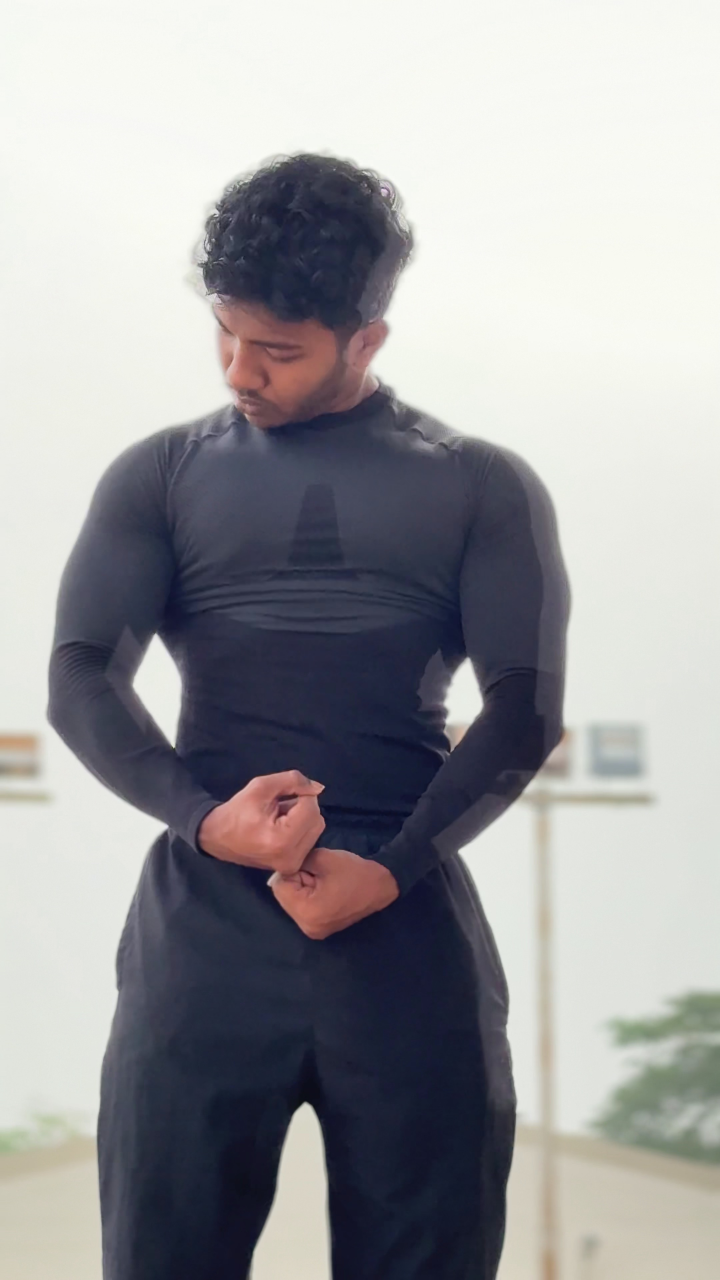
#> input picture candidates/1_candidate_0.jpg, 2160 x 3840 px (shown at 1/3 size); its folder holds only this picture in this run
$ python -i thumbnail_selector.py   (imports and definitions only)
#> lines starting #> are read from the running program, lines starting #| are printed output that depends on the picture
### config.py
"""
config.py
Central configuration for the Intelligent Video Thumbnail Generator.
All tunable parameters live here so experiments are reproducible and
nothing is hard-coded deep inside the modules.
"""

import os

# ---------------------------------------------------------------------------
# Paths
# ---------------------------------------------------------------------------
BASE_DIR = os.path.dirname(os.path.abspath(__file__))

UPLOAD_DIR = os.path.join(BASE_DIR, "uploads")
OUTPUT_DIR = os.path.join(BASE_DIR, "outputs")
CANDIDATES_DIR = os.path.join(BASE_DIR, "candidates")
RESULTS_DIR = os.path.join(BASE_DIR, "results")
EVALUATION_DIR = os.path.join(BASE_DIR, "evaluation")
DATASET_DIR = os.path.join(BASE_DIR, "dataset")
DATABASE_PATH = os.path.join(BASE_DIR, "app_data.db")

for _d in (UPLOAD_DIR, OUTPUT_DIR, CANDIDATES_DIR, RESULTS_DIR, EVALUATION_DIR, DATASET_DIR):
    os.makedirs(_d, exist_ok=True)
#> further down, picture is the input picture: shape (3840, 2160, 3); mean B, G, R 158.8, 156.1, 156.2

# ---------------------------------------------------------------------------
# Upload / security
# ---------------------------------------------------------------------------
ALLOWED_EXTENSIONS = {"mp4", "avi", "mov", "mkv", "webm"}
MAX_CONTENT_LENGTH_MB = 200
MAX_CONTENT_LENGTH = MAX_CONTENT_LENGTH_MB * 1024 * 1024

# ---------------------------------------------------------------------------
# Frame sampling
# ---------------------------------------------------------------------------
# How many frames per second to sample for shot-boundary analysis.
# Full FPS is unnecessary and expensive; 2-4 samples/sec is enough to
# catch cuts without missing very short shots.
SAMPLE_FPS = 3

# Minimum shot length (in sampled-frame units) to avoid over-segmentation
# from noise / camera flashes.
MIN_SHOT_LENGTH_FRAMES = 3

# Shot boundary adaptive threshold: threshold = mean + K_SIGMA * std
SHOT_BOUNDARY_K_SIGMA = 2.5

# ---------------------------------------------------------------------------
# Key frame candidate extraction
# ---------------------------------------------------------------------------
# Max candidate frames sampled per shot before quality filtering.
MAX_CANDIDATES_PER_SHOT = 6

# Final number of candidates kept per shot after preliminary quality +
# de-duplication filtering.
MAX_KEPT_CANDIDATES_PER_SHOT = 3

# Histogram correlation above this value => frames considered near-duplicate.
DUPLICATE_HIST_CORR_THRESHOLD = 0.97

# ---------------------------------------------------------------------------
# CQTR scoring weights (Section 6 of the master spec)
# NOTE: these are a reasonable *starting* scheme, not claimed to be
# scientifically optimal. They are meant to be varied during experiments
# (see research/ablation_study.md).
# ---------------------------------------------------------------------------
CQTR_WEIGHTS = {
    "sharpness": 0.20,
    "brightness": 0.10,
    "contrast": 0.10,
    "color": 0.10,
    "scene_representativeness": 0.20,
    "content_importance": 0.25,
    "redundancy_penalty": 0.05,
}

# Brightness "ideal" band (0-255 mean luminance). Frames outside this
# band are penalized increasingly the further they are from the band.
BRIGHTNESS_IDEAL_LOW = 60
BRIGHTNESS_IDEAL_HIGH = 200

# Face detection cascade (OpenCV built-in, no external download required)
HAAR_FACE_CASCADE = "haarcascade_frontalface_default.xml"
FACE_SCORE_BONUS = 0.15  # additive bonus to content-importance if a clear face is found

# ---------------------------------------------------------------------------
# Top-N candidates shown on results page
# ---------------------------------------------------------------------------
TOP_N_ALTERNATIVES = 5

# ---------------------------------------------------------------------------
# Logging
# ---------------------------------------------------------------------------
LOG_LEVEL = "INFO"

### modules/thumbnail_selector.py
"""
thumbnail_selector.py
Aggregates per-candidate feature scores into the final CQTR score
(Section 6 of the spec) and produces the ranked candidate list.

CQTR(F) = Ws*S + Wb*B + Wc*C + Wcol*Col + Wsr*SR + Wci*CI - Wr*R

All feature scores are already normalized to [0,1] by the upstream
modules. The redundancy penalty R(F) is computed here, since it
requires comparing each candidate against the OTHER candidates
(cross-shot), not just within a single frame or shot.
"""

import logging
from dataclasses import dataclass, asdict
from typing import List, Dict

import cv2
import numpy as np

import config
from modules.keyframe_extractor import Candidate
from modules.shot_detector import Shot
from modules.frame_quality import analyze_frame_quality, QualityScores
from modules.content_analyzer import analyze_content, ContentScores
from modules.scene_representativeness import compute_scene_representativeness

logger = logging.getLogger(__name__)


@dataclass
class ScoredCandidate:
    shot_id: int
    frame_index: int
    timestamp_sec: float
    sharpness: float
    brightness: float
    contrast: float
    color: float
    scene_representativeness: float
    content_importance: float
    redundancy_penalty: float
    cqtr_score: float
    frame: np.ndarray  # kept for downstream saving; excluded from dict export

    # [4 lines left out: function to_dict, not called in this run]


def _color_histogram(frame: np.ndarray) -> np.ndarray:
    hsv = cv2.cvtColor(frame, cv2.COLOR_BGR2HSV)
#> hsv: shape (3840, 2160, 3); mean H, S, V 68.5, 44, 165.4
    hist = cv2.calcHist([hsv], [0, 1], None, [30, 32], [0, 180, 0, 256])
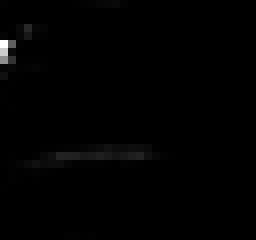
#> hist: shape (30, 32) float32 (shown 8 times larger); min 0, max 1279828, mean 8640; drawn with min black and max white
    cv2.normalize(hist, hist)
    return hist


# [83 lines left out: functions _compute_redundancy_penalties, score_candidates, select_best_thumbnail, not called in this run]

>>> import cv2
>>> picture = cv2.imread('../candidates/1_candidate_0.jpg')
>>> result = _color_histogram(picture)
